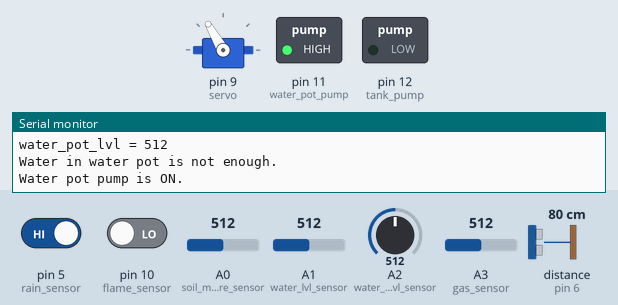
This sketch was run on a simulated Arduino Uno, built with avr-gcc and run on an emulated ATmega328P. Parts: servo, switched loads named in the sketch (green lamp = pin HIGH), the last lines printed to the serial monitor. Inputs (shaded band) come from the test bench; at power-on: A1 (water_lvl_sensor) = 512, A2 (water_pot_lvl_sensor) = 512, pin 5 (rain_sensor) HIGH, pin 10 (flame_sensor) LOW, A0 (soil_moisture_sensor) = 512, A3 (gas_sensor) = 512, distance to the obstacle (sensor on pin 6) 80 cm. The echo pulse lasts 58.3 µs per cm.

Above: at 2.9 s.
3.0 s: A1 (water_lvl_sensor) set to 107
5.3 s: A1 (water_lvl_sensor) set to 90
At 6.01 s:
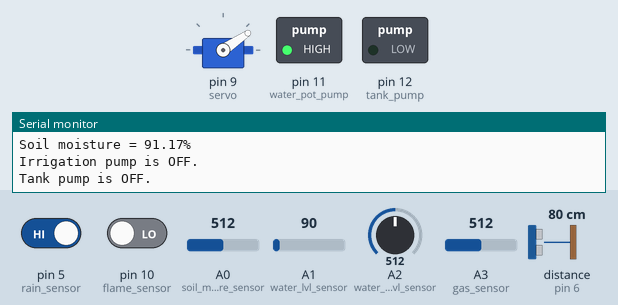
At 7.0 s:
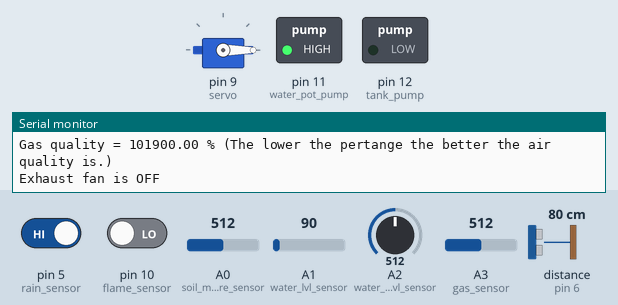
7.6 s: A1 (water_lvl_sensor) set to 495
10.8 s: A1 (water_lvl_sensor) set to 521
At 11.71 s:
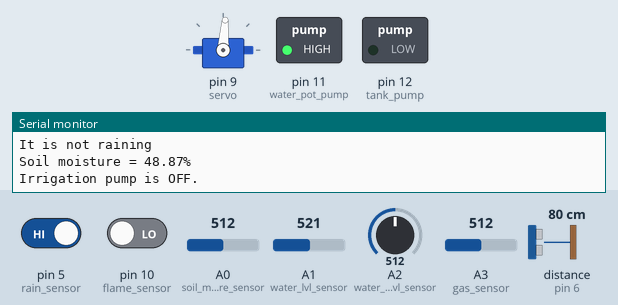
13.3 s: A2 (water_pot_lvl_sensor) set to 108
14.8 s: A2 (water_pot_lvl_sensor) set to 95
At 15.7 s:
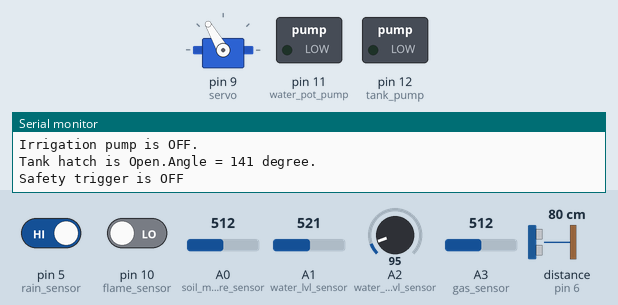
Timing chart, 0 to 17.6 s (numbered marks = the images above; inputs shaded):
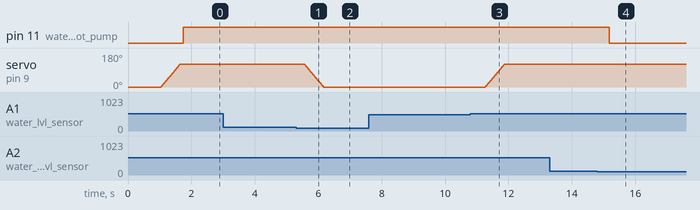

The sketch:

Theory_Code.ino
```cpp
#include <Servo.h>
#include <SoftwareSerial.h>
#include <NewPing.h>

int rain_sensor = 5;
int water_lvl_sensor = A1;
int soil_moisture_sensor = A0;
int water_pot_lvl_sensor = A2;
int gas_sensor = A3;
int flame_sensor = 10;
int tank_pump = 12;
int irri_pump = 13;
int water_pot_pump = 11;
int sonar_echo = 6;
int sonar_trigger = 7;
int food_recycle = 4;
int exhaust_fan = 8;
int r;
int w = 1;
int w_p = 1; //water_bowl
int s;
bool first_tank = true;
bool first_pot = true;
bool sensor_frst_time_boot = true;
bool safety_trigger = false;
bool fire_safety_trigger = false;
bool irri_halt = false;
bool tank_hatch_open = false;
bool msg_on = false;
bool msg_off = true;
int pos=0;

Servo servo;
SoftwareSerial SIM900D(2,3);
NewPing sonar (sonar_trigger, sonar_echo, 200); // (trigger pin, echo pin, max distance in cm)

void setup() {
  servo.attach(9);
  servo.write(pos);

  pinMode(rain_sensor, INPUT);
  pinMode(flame_sensor, INPUT);
  pinMode(tank_pump, OUTPUT);
  pinMode(irri_pump, OUTPUT);
  pinMode(water_pot_pump, OUTPUT);
  pinMode(13,INPUT);
  SIM900D.begin(19200);
  Serial.begin(9600);

}

void loop() {
  if(sensor_frst_time_boot) //since during sensor boot up they throw random values. If not excluded then might create problem with the whole system
  {
    sensor_frst_time_boot = false;
    delay(1000);
  }

  irrigation();
  livestock_farm();

  Serial.println();
  delay(200);

}

void GSM(String x, bool flame)
{
  String msg;
  if(flame)
  {
    if(x == "on")
    {
      msg = "\rFire has been detected.\rFire safety protocol has been initiated.";
    }
    else
    {
      msg = "\rFire has been put out.\rFire safety protocol has been terminated.";
    }
  }
  else
  {
    msg = "Safety protocol of the irrigation pump is "+x;
  }

    delay(50);
    SIM900D.print("AT+CMGF=1\r");
    SIM900D.println("AT + CMGS = \"+88018********\"");
    SIM900D.println(msg);
    SIM900D.println();
}

void livestock_farm()
{
  //flame sensor
  int flame_sens = digitalRead(flame_sensor);

  Serial.print("flame = ");
  Serial.println(flame_sens);

  if(flame_sens and not(fire_safety_trigger))
  {
    GSM("on", true);
    fire_safety_trigger = true;
  }
  else if(fire_safety_trigger and not(flame_sens))
  {
    GSM("off",true);
    fire_safety_trigger = false;
  }

  //water bowl
  int water_pot_sens = analogRead(water_pot_lvl_sensor);
  Serial.print("water_pot_lvl = ");
  Serial.println(water_pot_sens);

  if(water_pot_sens >= 509)//0% = 1019 (4.98V) and 100% = 0 (0V); so 50% = 509.5
  {
    Serial.println("Water in water pot is not enough.");
    first_pot = false;
    w_p = 0; //not enough water in tank
  }
  else if(water_pot_sens <= 100 and not(first_pot)) //tank is deemed to be full at around 90%; 90%==917.1
  {
    Serial.println("Water in water is pot enough");
    w_p = 1; //enough water in tank
  }

  //water pump for water bowl

  if(w_p == 0)
  {
    Serial.println("Water pot pump is ON.");
    digitalWrite(water_pot_pump, HIGH);
  }
  else
  {
    Serial.println("Water pot pump is OFF.");
    digitalWrite(water_pot_pump, LOW);
  }

  int gas_sens = analogRead(gas_sensor);
  Serial.print("Gas quality = ");
  Serial.print((1019-gas_sens/1019*.0)*100.0);
  Serial.println(" % (The lower the pertange the better the air quality is.)");

  if(gas_sens <= 510) // 50% = 509.5
  {
    digitalWrite(exhaust_fan, HIGH);
    Serial.println("Exhaust fan is ON");
  }
  else
  {
    digitalWrite(exhaust_fan, LOW);
    Serial.println("Exhaust fan is OFF");
  }


  int food_pot = sonar.ping_cm();
  Serial.print("food pile hight = ");
  Serial.print(200 - food_pot);
  Serial.println(" cm");


  if(food_pot >= 100)
  {
    digitalWrite(food_recycle, HIGH);
    Serial.println("Not enough Food in the pile./rFood is being recycled:");
  }
  else
  {
    digitalWrite(food_recycle, LOW);
    Serial.println("Enough food is in the pile.");
  }


}

void irrigation()
{
  r = digitalRead(rain_sensor);

  // if moisture is less or equal to 30%, s = 0; else s = 1
  int moisture_sens = analogRead(soil_moisture_sensor);
  if(moisture_sens >= (1019-306)) //0% = 1019 (4.98V) and 100% = 0 (0V); so 30% = 305.7
  {
    s = 0; //moisture is not enough
  }
  else
  {
    s = 1; //moisture is enough
  }


  //if water level is less or equal to 30%, w = 0; else w = 1
  int water_lvl_sens = analogRead(water_lvl_sensor);

  if(water_lvl_sens >= 509)//0% = 1019 (4.98V) and 100% = 0 (0V); so 50% = 509.5
  {
    first_tank = false;
    w = 0; //not enough water in tank

    if(water_lvl_sens >= 917)// 10% = 101.9, this water level is dangerous for irrigation pumps. Hence safety measure for the pump is on
    {
      safety_trigger = true;
    }
    else if(water_lvl_sens <= 764) //25% = 254.75, this water level is safe for irrigation pumps. Hence safety measure for the pump is off
    {
      safety_trigger = false;
    }

  }
  else if(water_lvl_sens <= 100 and not(first_tank)) //tank is deemed to be full at around 90%; 90%==917.1
  {
    first_tank = false;
    safety_trigger = false;
    w = 1; //enough water in tank
  }

  Serial.print("Soil moisture = ");
  Serial.print(((1019.0-moisture_sens)/1019.0)*100.0);
  Serial.println("%");

  if(r == 0)
  {
    Serial.print("It is raining");
  }
  else
  {
    Serial.println("It is not raining");
  }
  Serial.print("Soil moisture = ");
  Serial.print(((1019.0-water_lvl_sens)/1019.0)*100.0);
  Serial.println("%");


  //irrigation pump logic
  if((not r) and (not s) and (w or not(safety_trigger)))
  {
    if(not safety_trigger)
    {
      digitalWrite(irri_pump, HIGH);
      Serial.println("Irrigation pump is ON.");
    }
    else
    {
      digitalWrite(irri_pump, LOW);
      Serial.println("Irrigation pump is OFF.");
    }

  }
  else
  {
    digitalWrite(irri_pump, LOW);
    Serial.println("Irrigation pump is OFF.");
  }

  // Tank pump logic
  if(not w and first_tank) // independent of s;
  {
    Serial.println("Tank pump is ON.");
    digitalWrite(tank_pump, HIGH);
  }
  else if(water_lvl_sens <= 100 and not(r) and not(w))//  when no rain, pump will be off if tank capacity is almost around 90%=917.1
  {
    Serial.println("Tank pump is ON.");
    w = 1;
    digitalWrite(tank_pump, LOW);
  }
  else if(water_lvl_sens <= 306 and r)//  when there is rain, pump will be off if tank capacity is almost around 70%=713.3
  {
    Serial.println("Tank pump is OFF.");
    digitalWrite(tank_pump, LOW);
  }
  else if(not (r) and water_lvl_sens > 100 and (not(first_tank)))
  {
    Serial.println("Tank pump is ON.");
    digitalWrite(tank_pump, HIGH);
  }
  else if(w)
  {
    Serial.println("Tank pump is OFF.");
    digitalWrite(tank_pump, LOW);
  }

  //Tank hatch open
  if(r and not(w)and (not(tank_hatch_open)))// independent of s
  {
    for(pos = 0; pos <= 120; pos += 2) //component has mechanicle overshoot error of +(20 to 22) degrees
    {
      servo.write(pos);
      delay(10);
    }

    tank_hatch_open = true;
  }

  //Tank hatch close
  else if(tank_hatch_open and (w or not(r)))
  {
    for(pos = 120; pos >= 0; pos -= 2) //component has mechanicle overshoot error of +(20 to 22) degrees
    {
      servo.write(pos);
      delay(10);
    }
    tank_hatch_open = false;
  }

  if(tank_hatch_open)
  {
    Serial.print("Tank hatch is Open.\rAngle = ");
    Serial.print(pos+19);
    Serial.println(" degree.");
  }
  else
  {
    Serial.print("Tank hatch is Closed.\rAngle = ");
    Serial.print(pos+2);
    Serial.println(" degree.");
  }

  if(safety_trigger)
  {
    Serial.println("Safety trigger is ON");
    if(not msg_on)
    {
      GSM("on", false);
      msg_on = true;
      msg_off = false;
    }
  }
  else
  {
    Serial.println("Safety trigger is OFF");
    if(not msg_off)
    {
      GSM("off", false);
      msg_on = false;
      msg_off = true;
    }
  }
}
```

Measured:
- the behaviour switches between 101 and 100 on A1 (water_lvl_sensor) (found by bisection; images 0 and 1)
- the behaviour switches between 508 and 509 on A1 (water_lvl_sensor) (found by bisection; images 2 and 3)
- the behaviour switches between 101 and 100 on A2 (water_pot_lvl_sensor) (found by bisection; images 3 and 4)
- after the input at 5.3 s, servo on pin 9 (servo): moves from 120° to 0° over 0.59 s, starting after 0.27 s
- after the input at 10.8 s, servo on pin 9 (servo): moves from 0° to 120° over 0.59 s, starting after 0.47 s
- after the input at 14.8 s, pin 11 (water_pot_pump): HIGH → LOW after 0.38 s
